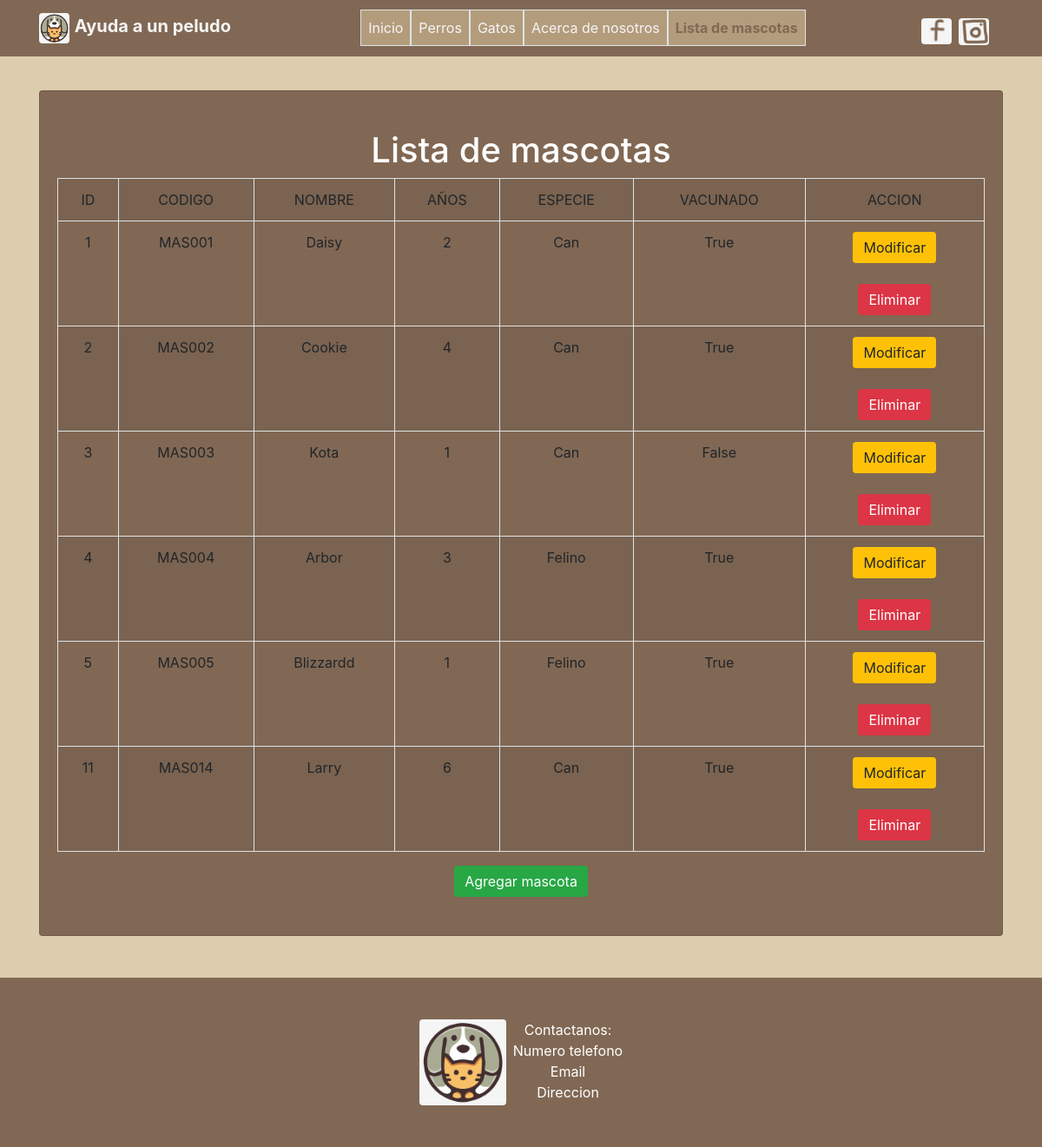
The page /listarMascotas/ on the database as committed earlier.
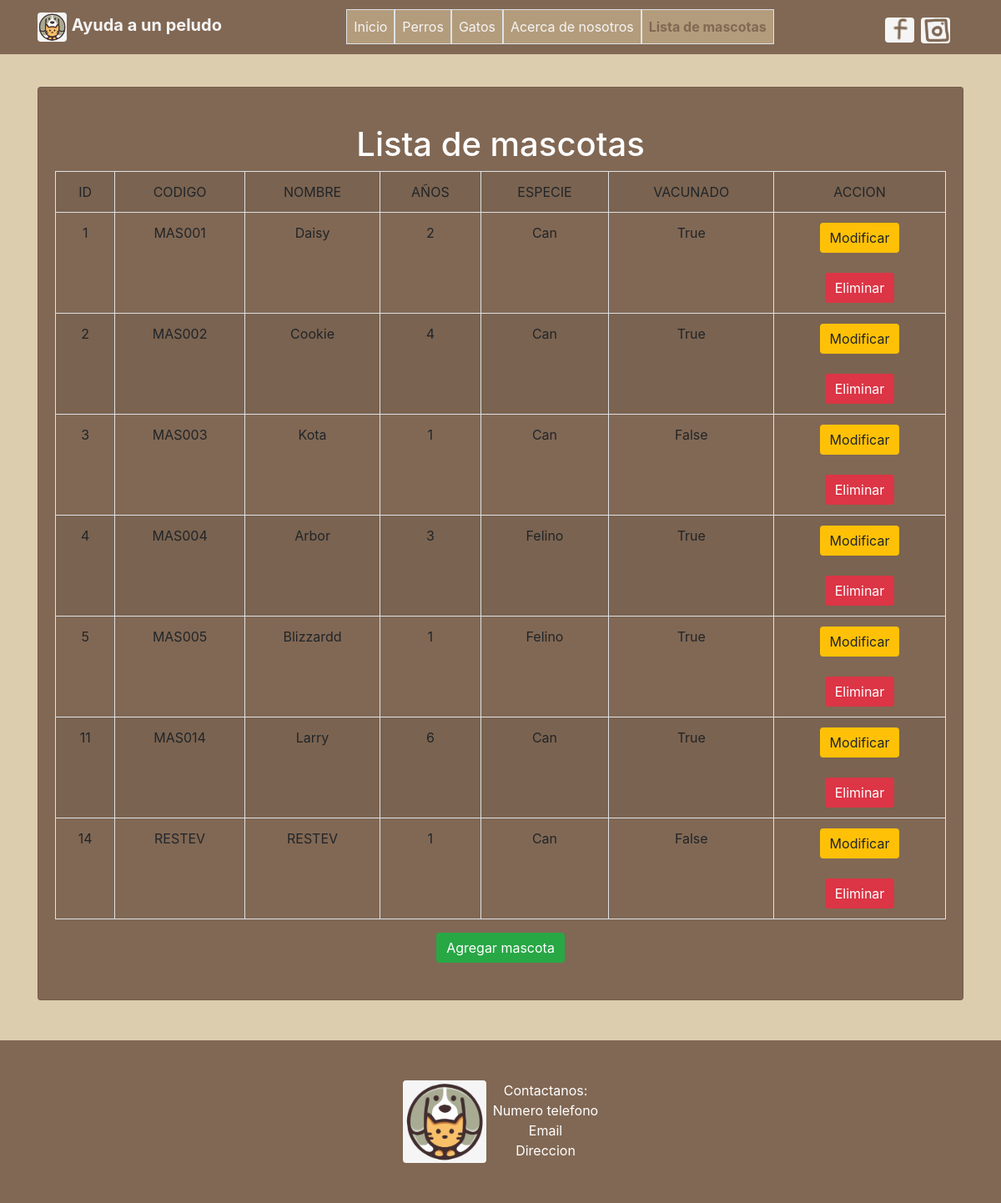
The same page on the database as committed later.
### appPeludo/models.py (models this page shows)
class Mascotas(models.Model):
	codigo = models.CharField(max_length=6)
	anios = models.CharField(max_length=2)
	nombre = models.CharField(max_length=100)
	especie = models.CharField(max_length=10)
	vacunado = models.BooleanField()

### appPeludo/views.py (the view)
# urls.py: path('listarMascotas/', appPeludo.views.listar_mascotas, name="listarMascotas"),
def listar_mascotas(request):
	mascotas = Mascotas.objects.all()
	return render(request, 'listamascotas.html', {'mascotas':mascotas})

### appPeludo/templates/listamascotas.html
{% extends 'layout.html' %}
{% load static %}
{% block nombresvar %}
  <a class="nav-item nav-link border lB fC" href="/">Inicio</a>
  <a class="nav-item nav-link border lB fC" href="/perros">Perros</a>
  <a class="nav-item nav-link border lB fC" href="/gatos">Gatos</a>
  <a class="nav-item nav-link border lB fC" href="/acercade">Acerca de nosotros</a>
  <a class="nav-item nav-link border lCO fC" href="/listarMascotas"><b>Lista de mascotas</b></a>
{% endblock nombresvar %}
{% block contenido %}
  <div class="container">
    <div class="card text-white fCO my-5 py-4 text-center">
      <div class="card-body">
        <h1>Lista de mascotas</h1>
        <table class="table table-striped table-bordered">
          <tr> <td>ID</td><td>CODIGO</td><td>NOMBRE</td><td>AÑOS</td><td>ESPECIE</td><td>VACUNADO</td><td>ACCION</td> </tr>
            {% for mascota in mascotas %}
              <tr> <td>{{mascota.id}}</td><td>{{mascota.codigo}}</td><td>{{mascota.nombre}}</td><td>{{mascota.anios}}</td><td>{{mascota.especie}}</td><td>{{mascota.vacunado}}</td><td><a class="btn btn-warning" href="{% url 'formMascotaMod' mascota.id %}" role="button">Modificar</a> <br><br> <a class="btn btn-danger" href="{% url 'formMascotaDel' mascota.id %}" role="button">Eliminar</a></td> </tr>
            {% endfor %}
        </table>
        <a class="btn btn-success" href="{% url 'formMascota' %}" role="button">Agregar mascota</a>
      </div>
    </div>
  </div>
{% endblock contenido %}

### appPeludo/templates/layout.html (shortened to what this page needs)
{% load static %}
<!DOCTYPE html>
<head>
  <link href="{% static 'bootstrap/css/bootstrap.min.css' %}" rel="stylesheet">
  <link rel="stylesheet" href="https://cdnjs.cloudflare.com/ajax/libs/font-awesome/4.7.0/css/font-awesome.min.css">
  <link href="{% static 'css/styles.css' %}" rel="stylesheet">
</head>
<body>
  <nav class="navbar navbar-expand-lg fCO fixed-top">
    <div class="container">
      <a class="navbar-brand lB" href="/">
        <img src="{% static 'img/logo.jpg' %}" class="d-inline-block align-top img-fluid rounded" width="35" height="35">
        <b>Ayuda a un peludo</b>
      </a>
      <div class="collapse navbar-collapse" id="navbarResponsive">
          <div class="navbar-nav mr-auto ml-auto text-center">
            {% block nombresvar %}{% endblock nombresvar %}
          </div>
          <div class="d-flex flex-row mt-2">
            <a href="#" class="navbar-brand mr-2">
              <img src="{% static 'img/fb.png' %}" class="d-inline-block align-top img-fluid rounded" width="35" height="35">
            </a>
            <a href="#" class="navbar-brand">
              <img src="{% static 'img/ig.png' %}" class="d-inline-block align-top img-fluid rounded" width="35" height="35">
            </a>
          </div>
      </div>
    </div>
  </nav>
  {% block contenido %}{% endblock contenido %}
  <footer class="py-5 fCO">
    <div class="container">
      <div class="d-flex flex-row justify-content-center">
        <img src="{% static 'img/logo.jpg' %}" class="d-inline-block img-fluid rounded ml-auto" width="100" height="100">
        <p class="m-0 text-white mr-auto text-center ml-2">Contactanos: <br> Numero telefono <br> Email <br> Direccion </p>
      </div>
    </div>
  </footer>
</body>
</html>

### appPeludo/static/css/styles.css (style rules this page uses)
body { padding-top: 56px; background-color: #dccdae; }
.fCO { background-color: #816854; }
.fC { background-color: #b39c7c; }
.lCO { color: #816854; }
.lB { color: #f5f5f5; }
.btn { border:0px solid transparent; }

Rows that differ between the two databases and show on the page:
added Mascotas: id "14", codigo "RESTEV", nombre "RESTEV", anios "1", especie "Can", vacunado "False"
